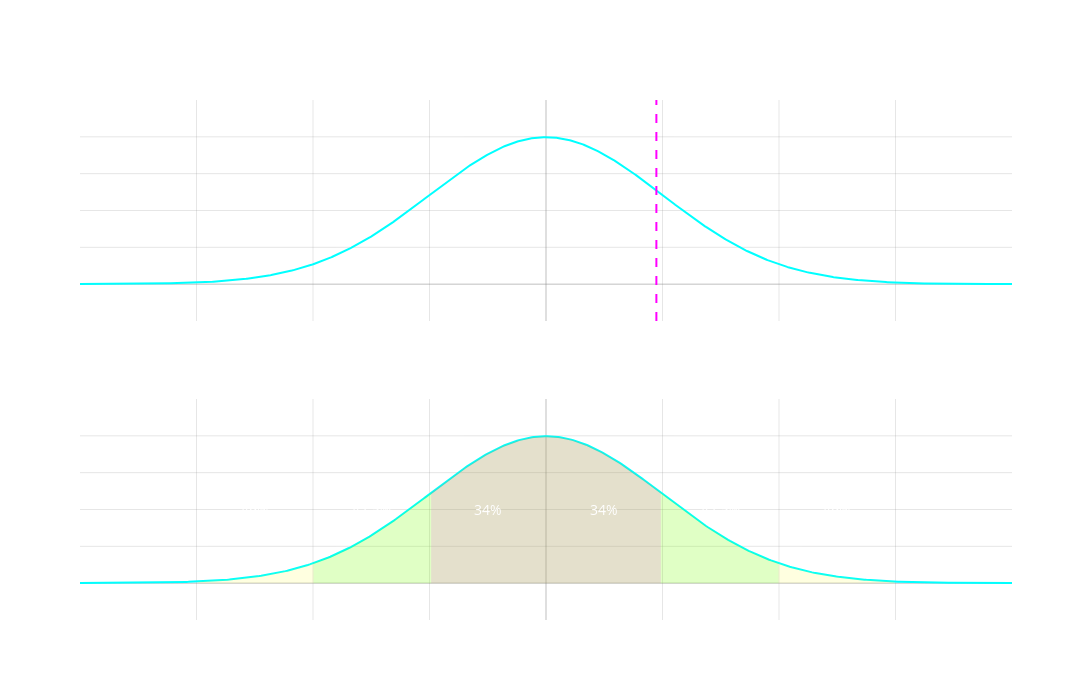

Notebook code cell kept with this figure:
### Markdown cell above
#### 1.) 🎲 Latent Random Variables

##### Random Variables

When the outcome of an event is uncertain we tend to model it as a random variable

This is not a comment on weather the event is *actually* random, but rather tries to say something about the likelihood of possible outcomes or different states of the world

We can never *observer* this *true* *population* or *empirical* data generating distribution, but effectively it is what we are trying to model

Mathematically, random variables can be fully defined by things like

- Probability mass or density functions
- Cumulative distribution functions
- Characteristic functions
- . . .

which all must satisfy varying properties and so on and so forth to ensure they are in fact modeling randomness in an appropriate probablistic way

**Example:**
$$\text{Stock Returns} = S \sim N(0, 1)$$

**All of the Following are Equivalent Mathematically to Define the Random Variable Above:**
 $$\text{PDF: } f_S(x) = \frac{1}{\sigma\sqrt{2\pi}} e^{-\frac{(x-\mu)^2}{2\sigma^2}} \iff  \text{CDF: } F_S(x) = \int_{-\infty}^x \frac{1}{\sigma\sqrt{2\pi}} e^{-\frac{(t-\mu)^2}{2\sigma^2}} dt \iff  \text{Char. Function: } \phi_S(t) = e^{i\mu t - \frac{\sigma^2t^2}{2}}$$

### Code cell
import numpy as np
import plotly.graph_objects as go
from plotly.subplots import make_subplots

# Generate points for normal distribution curve
x = np.linspace(-4, 4, 1000)
y = 1/np.sqrt(2*np.pi) * np.exp(-x**2/2)

# Draw a random sample from standard normal
random_draw = np.random.normal(0, 1)

# Create figure with secondary y-axis
fig = make_subplots(rows=2, cols=1, vertical_spacing=0.15, subplot_titles=("Stock Returns as a Normal Random Variable", "Empirical Rule of the Normal Distribution"))

# Add normal distribution curve to first subplot
fig.add_trace(
    go.Scatter(
        x=x,
        y=y,
        mode='lines',
        line=dict(color='rgba(0, 255, 255, 1)', width=2),
        name='Standard Normal PDF',
        showlegend=False
    ),
    row=1, col=1
)

# Add vertical line at random draw to first subplot
fig.add_trace(
    go.Scatter(
        x=[random_draw, random_draw],
        y=[-0.1, 0.5],
        mode='lines',
        line=dict(
            color='rgba(255, 0, 255, 1)', 
            width=2,
            dash='dash'
        ),
        name=f'Random Draw: {random_draw:.3f}',
        showlegend=False
    ),
    row=1, col=1
)

# Add empirical rule plot
mu = 0
sigma = 1
x_emp = np.linspace(mu - 4 * sigma, mu + 4 * sigma, 500)
y_emp = (1 / (sigma * np.sqrt(2 * np.pi))) * np.exp(-0.5 * ((x_emp - mu) / sigma) ** 2)

# Add main curve to second subplot
fig.add_trace(
    go.Scatter(
        x=x_emp,
        y=y_emp,
        mode='lines',
        line=dict(color='rgba(0, 255, 255, 1)', width=2),
        name='Normal Distribution',
        showlegend=False
    ),
    row=2, col=1
)

# Define ranges for empirical rule with neon colors
ranges = [
    (mu - 1 * sigma, mu + 1 * sigma, '34%', 'rgba(255, 0, 255, 0.3)'),
    (mu - 2 * sigma, mu + 2 * sigma, '47.5%', 'rgba(0, 255, 0, 0.3)'),
    (mu - 3 * sigma, mu + 3 * sigma, '49%', 'rgba(255, 255, 0, 0.3)')
]

# Add shaded regions for empirical rule
for start, end, label, color in reversed(ranges):
    mask = (x_emp >= start) & (x_emp <= end)
    x_fill = x_emp[mask]
    y_fill = y_emp[mask]
    
    fig.add_trace(
        go.Scatter(
            x=np.concatenate([x_fill, x_fill[::-1]]),
            y=np.concatenate([y_fill, np.zeros_like(y_fill)]),
            fill='toself',
            fillcolor=color,
            opacity=0.4,
            line=dict(width=0),
            name=f'{label} Rule',
            showlegend=False
        ),
        row=2, col=1
    )
    
    # Add percentage text annotations at the edges of each range
    fig.add_annotation(
        x=start + 0.5,  # Moved right by 0.5
        y=0.2,
        text=label,
        showarrow=False,
        font=dict(size=14, color='white'),
        row=2,
        col=1
    )
    fig.add_annotation(
        x=end - 0.5,  # Moved left by 0.5
        y=0.2, 
        text=label,
        showarrow=False,
        font=dict(size=14, color='white'),
        row=2,
        col=1
    )

# Update layout
fig.update_layout(
    height=700,
    width=1100,
    showlegend=False,
    plot_bgcolor='rgba(0,0,0,0)',
    paper_bgcolor='rgba(0,0,0,0)',
    font=dict(color='white')
)

# Update axes for both subplots
for i in [1, 2]:
    fig.update_xaxes(
        title='X',
        showgrid=True,
        gridwidth=1,
        gridcolor='rgba(128,128,128,0.2)',
        zeroline=True,
        zerolinewidth=1,
        zerolinecolor='rgba(128,128,128,0.5)',
        row=i, col=1
    )
    fig.update_yaxes(
        title='Probability Density',
        showgrid=True,
        gridwidth=1,
        gridcolor='rgba(128,128,128,0.2)',
        zeroline=True,
        zerolinewidth=1,
        zerolinecolor='rgba(128,128,128,0.5)',
        range=[-0.1, 0.5],
        row=i, col=1
    )

fig.show()

### Figure 1 — Plotly figure (JSON) as saved in the notebook; plotly's stock layout.template omitted (floating-point values rounded to 4 significant figures; data arrays with more than 128 entries replaced by an {"elided": "..."} marker saying what was removed)
{"data": [{"line": {"color": "rgba(0, 255, 255, 1)", "width": 2}, "mode": "lines", "name": "Standard Normal PDF", "showlegend": false, "type": "scatter", "x": {"elided": "1000 float values"}, "xaxis": "x", "y": {"elided": "1000 float values"}, "yaxis": "y"}, {"line": {"color": "rgba(255, 0, 255, 1)", "dash": "dash", "width": 2}, "mode": "lines", "name": "Random Draw: 0.947", "showlegend": false, "type": "scatter", "x": [0.9474, 0.9474], "xaxis": "x", "y": [-0.1, 0.5], "yaxis": "y"}, {"line": {"color": "rgba(0, 255, 255, 1)", "width": 2}, "mode": "lines", "name": "Normal Distribution", "showlegend": false, "type": "scatter", "x": {"elided": "500 float values"}, "xaxis": "x2", "y": {"elided": "500 float values"}, "yaxis": "y2"}, {"fill": "toself", "fillcolor": "rgba(255, 255, 0, 0.3)", "line": {"width": 0}, "name": "49% Rule", "opacity": 0.4, "showlegend": false, "type": "scatter", "x": {"elided": "748 float values"}, "xaxis": "x2", "y": {"elided": "748 float values"}, "yaxis": "y2"}, {"fill": "toself", "fillcolor": "rgba(0, 255, 0, 0.3)", "line": {"width": 0}, "name": "47.5% Rule", "opacity": 0.4, "showlegend": false, "type": "scatter", "x": {"elided": "500 float values"}, "xaxis": "x2", "y": {"elided": "500 float values"}, "yaxis": "y2"}, {"fill": "toself", "fillcolor": "rgba(255, 0, 255, 0.3)", "line": {"width": 0}, "name": "34% Rule", "opacity": 0.4, "showlegend": false, "type": "scatter", "x": {"elided": "248 float values"}, "xaxis": "x2", "y": {"elided": "248 float values"}, "yaxis": "y2"}], "layout": {"annotations": [{"font": {"size": 16}, "showarrow": false, "text": "Stock Returns as a Normal Random Variable", "x": 0.5, "xanchor": "center", "xref": "paper", "y": 1, "yanchor": "bottom", "yref": "paper"}, {"font": {"size": 16}, "showarrow": false, "text": "Empirical Rule of the Normal Distribution", "x": 0.5, "xanchor": "center", "xref": "paper", "y": 0.425, "yanchor": "bottom", "yref": "paper"}, {"font": {"color": "white", "size": 14}, "showarrow": false, "text": "49%", "x": -2.5, "xref": "x2", "y": 0.2, "yref": "y2"}, {"font": {"color": "white", "size": 14}, "showarrow": false, "text": "49%", "x": 2.5, "xref": "x2", "y": 0.2, "yref": "y2"}, {"font": {"color": "white", "size": 14}, "showarrow": false, "text": "47.5%", "x": -1.5, "xref": "x2", "y": 0.2, "yref": "y2"}, {"font": {"color": "white", "size": 14}, "showarrow": false, "text": "47.5%", "x": 1.5, "xref": "x2", "y": 0.2, "yref": "y2"}, {"font": {"color": "white", "size": 14}, "showarrow": false, "text": "34%", "x": -0.5, "xref": "x2", "y": 0.2, "yref": "y2"}, {"font": {"color": "white", "size": 14}, "showarrow": false, "text": "34%", "x": 0.5, "xref": "x2", "y": 0.2, "yref": "y2"}], "font": {"color": "white"}, "height": 700, "paper_bgcolor": "rgba(0,0,0,0)", "plot_bgcolor": "rgba(0,0,0,0)", "showlegend": false, "width": 1100, "xaxis": {"anchor": "y", "domain": [0, 1], "gridcolor": "rgba(128,128,128,0.2)", "gridwidth": 1, "showgrid": true, "title": {"text": "X"}, "zeroline": true, "zerolinecolor": "rgba(128,128,128,0.5)", "zerolinewidth": 1}, "xaxis2": {"anchor": "y2", "domain": [0, 1], "gridcolor": "rgba(128,128,128,0.2)", "gridwidth": 1, "showgrid": true, "title": {"text": "X"}, "zeroline": true, "zerolinecolor": "rgba(128,128,128,0.5)", "zerolinewidth": 1}, "yaxis": {"anchor": "x", "domain": [0.575, 1], "gridcolor": "rgba(128,128,128,0.2)", "gridwidth": 1, "range": [-0.1, 0.5], "showgrid": true, "title": {"text": "Probability Density"}, "zeroline": true, "zerolinecolor": "rgba(128,128,128,0.5)", "zerolinewidth": 1}, "yaxis2": {"anchor": "x2", "domain": [0, 0.425], "gridcolor": "rgba(128,128,128,0.2)", "gridwidth": 1, "range": [-0.1, 0.5], "showgrid": true, "title": {"text": "Probability Density"}, "zeroline": true, "zerolinecolor": "rgba(128,128,128,0.5)", "zerolinewidth": 1}}}
